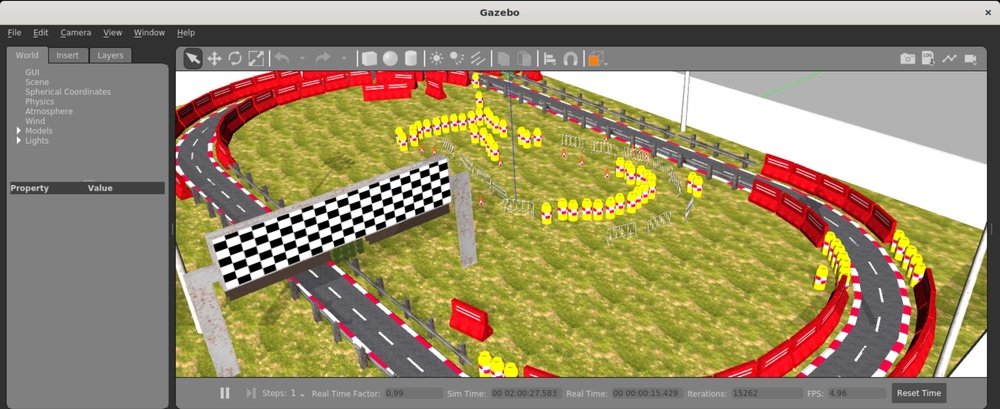
#> input picture aws/world_simulation.jpg, 1000 x 409 px, shrunk from 3840 x 1571 before the run
$ python -i np_images.py   (imports and definitions only)
#> lines starting #> are read from the running program, lines starting #| are printed output that depends on the picture
import PIL.Image  # @UnresolvedImport
import numpy

# [4 lines of commented-out code are left out]
import struct
import numpy as np
import warnings
from PIL import Image
import io

def rgb_from_imgmsg(image):
    im, _, _ = imgmsg_to_pil(image)
    pix = np.asarray(im).astype(np.uint8)
    return pix

# [31 lines left out: functions rgbbyte_from_imgmsg, ros2rgb, pil_from_CompressedImage, not called in this run]


def rgb_from_pil(im):
    return np.asarray(im).astype(np.uint8)


# Number of channels used by a PIL image mode
def imgmsg_to_pil(
    rosimage,
    encoding_to_mode={
        # not sure http://answers.ros.org/question/46746/need-help-with-accessing-the-kinect-depth-image-using-opencv/
        "16UC1": "L",
        "bayer_grbg8": "L",
        "mono8": "L",
        "8UC1": "L",
        "8UC3": "RGB",
        "rgb8": "RGB",
        "bgr8": "RGB",
        "rgba8": "RGBA",
        "bgra8": "RGBA",
        "bayer_rggb": "L",
        "bayer_gbrg": "L",
        "bayer_grbg": "L",
        "bayer_bggr": "L",
        "yuv422": "YCbCr",
        "yuv411": "YCbCr",
    },
    PILmode_channels={"L": 1, "RGB": 3, "RGBA": 4, "YCbCr": 3},
):
    conversion = "B"
    channels = 1
    if rosimage.encoding.find("32FC") >= 0:
        conversion = "f"
        channels = int(rosimage.encoding[-1])
    elif rosimage.encoding.find("64FC") >= 0:
        conversion = "d"
        channels = int(rosimage.encoding[-1])
    elif rosimage.encoding.find("8SC") >= 0:
        conversion = "b"
        channels = int(rosimage.encoding[-1])
    elif rosimage.encoding.find("8UC") >= 0:
        conversion = "B"
        channels = int(rosimage.encoding[-1])
    elif rosimage.encoding.find("16UC") >= 0:
        conversion = "H"
        channels = int(rosimage.encoding[-1])
    elif rosimage.encoding.find("16SC") >= 0:
        conversion = "h"
        channels = int(rosimage.encoding[-1])
    elif rosimage.encoding.find("32UC") >= 0:
        conversion = "I"
        channels = int(rosimage.encoding[-1])
    elif rosimage.encoding.find("32SC") >= 0:
        conversion = "i"
        channels = int(rosimage.encoding[-1])
    else:
        if rosimage.encoding.find("rgb") >= 0 or rosimage.encoding.find("bgr") >= 0:
            channels = 3

    data = struct.unpack(
        (">" if rosimage.is_bigendian else "<")
        + "%d" % (rosimage.width * rosimage.height * channels)
        + conversion,
        rosimage.data,
    )

    if conversion == "f" or conversion == "d":
        dimsizes = [rosimage.height, rosimage.width, channels]
        imagearr = numpy.array(255 * I, dtype=numpy.uint8)  # @UndefinedVariable
        im = PIL.Image.frombuffer(
            "RGB" if channels == 3 else "L",
            dimsizes[1::-1],
            imagearr.tostring(),
            "raw",
            "RGB",
            0,
            1,
        )
        if channels == 3:
            im = PIL.Image.merge("RGB", im.split()[-1::-1])
        return im, data, dimsizes
    else:
        if not rosimage.encoding in encoding_to_mode:
            msg = "Could not find %s in %s" % (
                rosimage.encoding,
                list(encoding_to_mode.keys()),
            )
            raise ValueError(msg)
        if rosimage.encoding in ["16UC1", "bayer_grbg8"]:
            warnings.warn("Probably conversion not correct for %s" % rosimage.encoding)
        mode = encoding_to_mode[rosimage.encoding]

        step_size = PILmode_channels[mode]
        dimsizes = [rosimage.height, rosimage.width, step_size]
        im = PIL.Image.frombuffer(
            mode, dimsizes[1::-1], rosimage.data, "raw", mode, 0, 1
        )
        if mode == "RGB":
            im = PIL.Image.merge("RGB", im.split()[-1::-1])
        return im, data, dimsizes


# [37 lines left out: functions pil_to_imgmsg, numpy_to_imgmsg, not called in this run]

>>> import cv2
>>> picture = cv2.imread('../aws/world_simulation.jpg', cv2.IMREAD_GRAYSCALE)
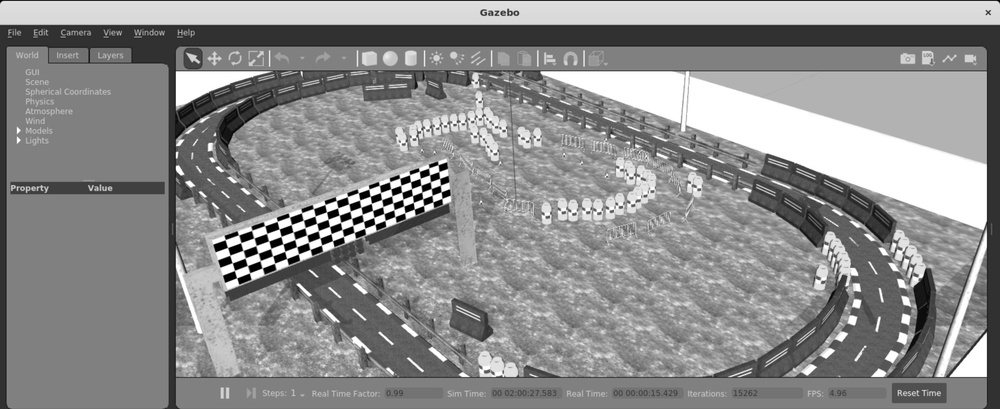
#> picture: shape (409, 1000); min 0, max 255, mean 140.8
#> (the run stopped early here; a loop or call above may not have finished)

$ run again, on aws/Simulation Workspace.png
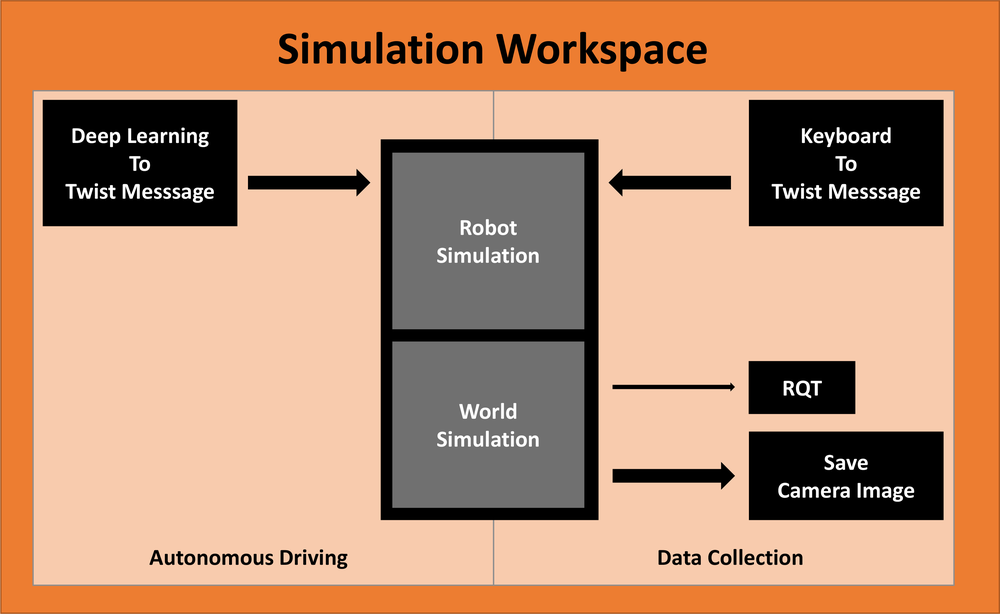
#> input picture aws/Simulation Workspace.png, 1000 x 614 px, shrunk from 3230 x 1984 before the run
#> `picture = cv2.imread('../aws/world_simulation.jpg', cv2.IMREAD_GRAYSCA..`:
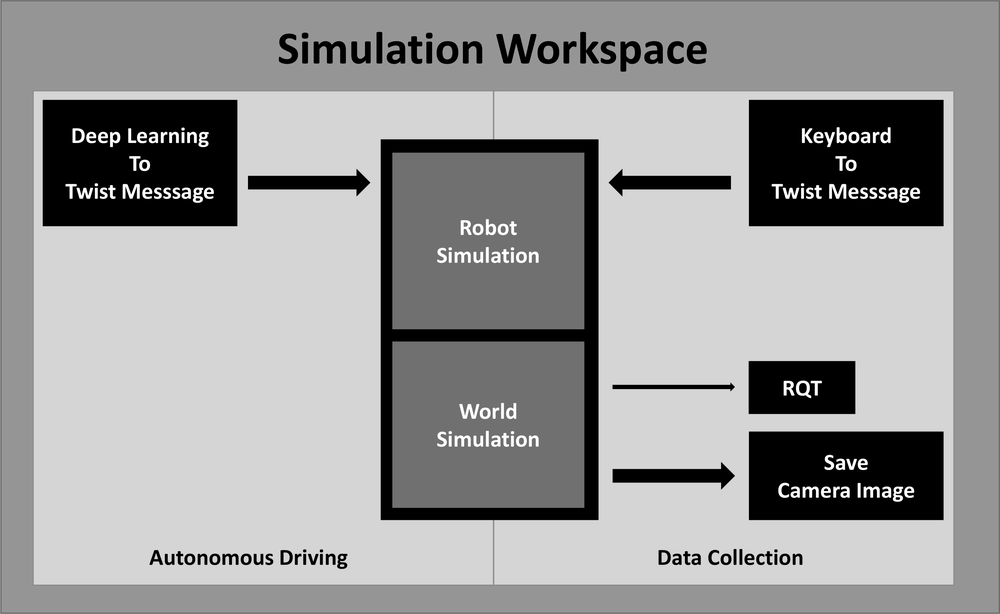
#> picture: shape (614, 1000); min 0, max 255, mean 152.9
